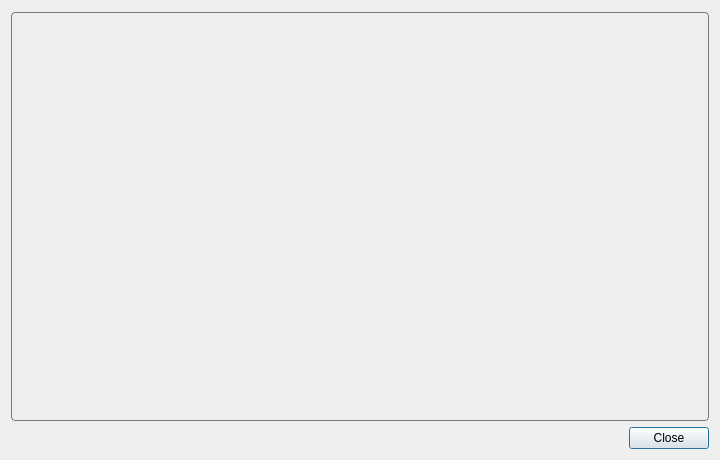
<?xml version="1.0" encoding="UTF-8"?>
<ui version="4.0">
 <class>DialogPresetSettings</class>
 <widget class="QDialog" name="DialogPresetSettings">
  <property name="geometry">
   <rect>
    <x>0</x>
    <y>0</y>
    <width>720</width>
    <height>460</height>
   </rect>
  </property>
  <property name="windowTitle">
   <string>Preset Settings</string>
  </property>
  <layout class="QVBoxLayout" name="verticalLayout">
   <item>
    <widget class="QTabWidget" name="tabWidget">
     <property name="styleSheet">
      <string notr="true">QTabWidget::pane {
    margin-top: 1px;
    border: 1px solid #777777;
    border-radius: 4px;
}

QTabBar {
    background: transparent;
    qproperty-drawBase: 0;
}

QTabBar::tab {
    border: 1px solid #777777;
    border-radius: 4px;

    padding: 2px 4px;
    margin-right: 1px;
}

QTabBar::tab:selected {
    border: 1px solid palette(highlight);
}

QTabBar::tab:!selected {
    border: 1px solid #777777;
}

QTabBar::tab:hover:!selected {
    border: 1px solid #777777;
}</string>
     </property>
     <property name="tabShape">
      <enum>QTabWidget::TabShape::Rounded</enum>
     </property>
     <property name="currentIndex">
      <number>-1</number>
     </property>
    </widget>
   </item>
   <item>
    <widget class="QDialogButtonBox" name="buttonBox">
     <property name="orientation">
      <enum>Qt::Orientation::Horizontal</enum>
     </property>
     <property name="standardButtons">
      <set>QDialogButtonBox::StandardButton::Close</set>
     </property>
    </widget>
   </item>
  </layout>
 </widget>
 <resources/>
 <connections>
  <connection>
   <sender>buttonBox</sender>
   <signal>rejected()</signal>
   <receiver>DialogPresetSettings</receiver>
   <slot>reject()</slot>
   <hints>
    <hint type="sourcelabel">
     <x>316</x>
     <y>260</y>
    </hint>
    <hint type="destinationlabel">
     <x>286</x>
     <y>274</y>
    </hint>
   </hints>
  </connection>
 </connections>
</ui>
